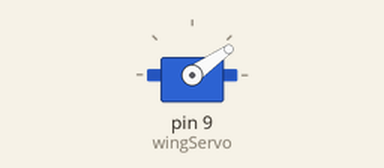
Simulated run of this sketch. Board: Arduino Uno, built with avr-gcc and run on an emulated ATmega328P. Parts: servo.

Above: at 0.05 s.
At 0.45 s:
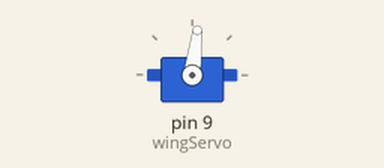
At 0.9 s:
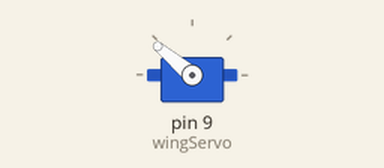
At 1.8 s:
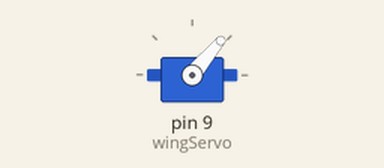
Timing chart, 0 to 4.5 s (numbered marks = the images above):
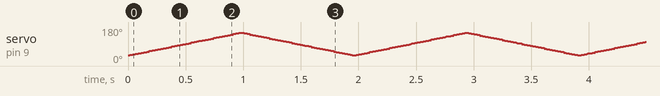

The sketch:

dragonfly_motor_control.ino
```cpp
#include <Servo.h>

Servo wingServo;

int angle = 0;

void setup()
{
    wingServo.attach(9);
}

void loop()
{
    for(angle = 30; angle <= 150; angle++)
    {
        wingServo.write(angle);
        delay(8);
    }

    for(angle = 150; angle >= 30; angle--)
    {
        wingServo.write(angle);
        delay(8);
    }
}
```
